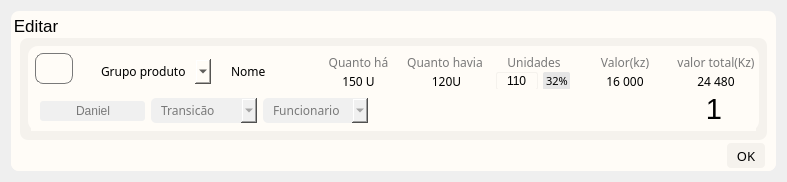
<?xml version="1.0" encoding="UTF-8"?>
<ui version="4.0">
 <class>Form</class>
 <widget class="QWidget" name="Form">
  <property name="geometry">
   <rect>
    <x>0</x>
    <y>0</y>
    <width>787</width>
    <height>179</height>
   </rect>
  </property>
  <property name="windowTitle">
   <string>Form</string>
  </property>
  <layout class="QVBoxLayout" name="verticalLayout">
   <item>
    <widget class="QFrame" name="frame">
     <property name="styleSheet">
      <string notr="true">background-color: rgb(255, 252, 247);
border:none;
border-radius: 8px;</string>
     </property>
     <property name="frameShape">
      <enum>QFrame::StyledPanel</enum>
     </property>
     <property name="frameShadow">
      <enum>QFrame::Raised</enum>
     </property>
     <layout class="QVBoxLayout" name="verticalLayout_2">
      <property name="spacing">
       <number>0</number>
      </property>
      <property name="leftMargin">
       <number>0</number>
      </property>
      <property name="topMargin">
       <number>3</number>
      </property>
      <property name="rightMargin">
       <number>0</number>
      </property>
      <property name="bottomMargin">
       <number>0</number>
      </property>
      <item>
       <widget class="QGroupBox" name="groupBox">
        <property name="minimumSize">
         <size>
          <width>0</width>
          <height>129</height>
         </size>
        </property>
        <property name="font">
         <font>
          <pointsize>13</pointsize>
         </font>
        </property>
        <property name="title">
         <string>Editar</string>
        </property>
        <layout class="QVBoxLayout" name="verticalLayout_3">
         <property name="spacing">
          <number>0</number>
         </property>
         <property name="topMargin">
          <number>24</number>
         </property>
         <property name="bottomMargin">
          <number>3</number>
         </property>
         <item>
          <widget class="QFrame" name="frame_edicao">
           <property name="styleSheet">
            <string notr="true">background-color: rgb(245, 242, 237);
border-radius:8px
</string>
           </property>
           <property name="frameShape">
            <enum>QFrame::StyledPanel</enum>
           </property>
           <property name="frameShadow">
            <enum>QFrame::Raised</enum>
           </property>
           <layout class="QVBoxLayout" name="verticalLayout_9">
            <property name="spacing">
             <number>0</number>
            </property>
            <property name="leftMargin">
             <number>8</number>
            </property>
            <property name="topMargin">
             <number>4</number>
            </property>
            <property name="rightMargin">
             <number>8</number>
            </property>
            <property name="bottomMargin">
             <number>4</number>
            </property>
            <item>
             <widget class="QFrame" name="frame_central">
              <property name="minimumSize">
               <size>
                <width>0</width>
                <height>85</height>
               </size>
              </property>
              <property name="maximumSize">
               <size>
                <width>16777215</width>
                <height>85</height>
               </size>
              </property>
              <property name="styleSheet">
               <string notr="true">QFrame{background-color: rgb(255, 252, 247);
border-radius:10px;}</string>
              </property>
              <property name="frameShape">
               <enum>QFrame::StyledPanel</enum>
              </property>
              <property name="frameShadow">
               <enum>QFrame::Raised</enum>
              </property>
              <layout class="QVBoxLayout" name="verticalLayout_86">
               <property name="spacing">
                <number>0</number>
               </property>
               <property name="leftMargin">
                <number>3</number>
               </property>
               <property name="topMargin">
                <number>3</number>
               </property>
               <property name="rightMargin">
                <number>3</number>
               </property>
               <property name="bottomMargin">
                <number>3</number>
               </property>
               <item>
                <widget class="QFrame" name="frame_top">
                 <property name="frameShape">
                  <enum>QFrame::StyledPanel</enum>
                 </property>
                 <property name="frameShadow">
                  <enum>QFrame::Raised</enum>
                 </property>
                 <layout class="QHBoxLayout" name="horizontalLayout_199">
                  <property name="spacing">
                   <number>0</number>
                  </property>
                  <property name="leftMargin">
                   <number>0</number>
                  </property>
                  <property name="topMargin">
                   <number>0</number>
                  </property>
                  <property name="rightMargin">
                   <number>0</number>
                  </property>
                  <property name="bottomMargin">
                   <number>0</number>
                  </property>
                  <item>
                   <widget class="QFrame" name="frame_information_produto">
                    <property name="frameShape">
                     <enum>QFrame::StyledPanel</enum>
                    </property>
                    <property name="frameShadow">
                     <enum>QFrame::Raised</enum>
                    </property>
                    <widget class="QPushButton" name="icon">
                     <property name="geometry">
                      <rect>
                       <x>4</x>
                       <y>4</y>
                       <width>38</width>
                       <height>31</height>
                      </rect>
                     </property>
                     <property name="styleSheet">
                      <string notr="true">QPushButton{border: 1px solid rgb(121, 121, 121);
background-color: rgb(255, 252, 247)}

QPushButton:pressed{border: 1px solid rgb(121, 121, 121);
background-color: rgb(255, 252, 247);
padding-left:2px}
</string>
                     </property>
                     <property name="text">
                      <string/>
                     </property>
                     <property name="icon">
                      <iconset>
                       <normaloff>../../../../../../img/logo 1.png</normaloff>../../../../../../img/logo 1.png</iconset>
                     </property>
                     <property name="iconSize">
                      <size>
                       <width>40</width>
                       <height>41</height>
                      </size>
                     </property>
                    </widget>
                    <widget class="QComboBox" name="produto_geral_2">
                     <property name="geometry">
                      <rect>
                       <x>60</x>
                       <y>10</y>
                       <width>120</width>
                       <height>25</height>
                      </rect>
                     </property>
                     <property name="minimumSize">
                      <size>
                       <width>0</width>
                       <height>25</height>
                      </size>
                     </property>
                     <property name="maximumSize">
                      <size>
                       <width>16777215</width>
                       <height>25</height>
                      </size>
                     </property>
                     <property name="font">
                      <font>
                       <family>Segoe UI Semibold</family>
                       <pointsize>9</pointsize>
                      </font>
                     </property>
                     <property name="styleSheet">
                      <string notr="true">QComboBox{
background-color:rgb(255, 252, 247);
border-radius:5px;
padding: 5px;
padding-left: 10px;
color: rgb(0, 0, 0)}
                        
QComboBox::drop-down {
image: url(:/icon/cil-arrow-top.png);
subcontrol-origin: padding;
subcontrol-position: top right;
width: 15px; 
border-left-width: 3px;
border-left-color: rgb(239, 236, 231);
border-left-style: solid;
border-top-right-radius: 3px;
border-bottom-right-radius: 3px;}

QComboBox QAbstractItemView {
color: rgb(0, 0, 0);	
background-color:rgb(255, 252, 247);
padding: 10px;
selection-background-color: rgb(195, 155, 255);
border:2px solid  rgb(239, 236, 231);
border-radius:5px;}</string>
                     </property>
                     <property name="placeholderText">
                      <string>Grupo produto</string>
                     </property>
                     <item>
                      <property name="text">
                       <string>SPRAY</string>
                      </property>
                     </item>
                     <item>
                      <property name="text">
                       <string>New Item</string>
                      </property>
                     </item>
                    </widget>
                    <widget class="QComboBox" name="produto_geral_3">
                     <property name="geometry">
                      <rect>
                       <x>190</x>
                       <y>10</y>
                       <width>120</width>
                       <height>25</height>
                      </rect>
                     </property>
                     <property name="minimumSize">
                      <size>
                       <width>0</width>
                       <height>23</height>
                      </size>
                     </property>
                     <property name="maximumSize">
                      <size>
                       <width>16777215</width>
                       <height>25</height>
                      </size>
                     </property>
                     <property name="font">
                      <font>
                       <family>Zilla Slab Medium</family>
                       <pointsize>9</pointsize>
                      </font>
                     </property>
                     <property name="styleSheet">
                      <string notr="true">QComboBox{
background-color:rgb(255, 252, 247);
border-radius:5px;
padding: 5px;
padding-left: 10px;
color: rgb(0, 0, 0)}
                        
QComboBox::drop-down {
image: url(:/icon/cil-arrow-top.png);
subcontrol-origin: padding;
subcontrol-position: top right;
width: 15px; 
border-left-width: 3px;
border-left-color: rgb(239, 236, 231);
border-left-style: solid;
border-top-right-radius: 3px;
border-bottom-right-radius: 3px;}

QComboBox QAbstractItemView {
color: rgb(0, 0, 0);	
background-color:rgb(255, 252, 247);
padding: 10px;
selection-background-color: rgb(195, 155, 255);
border:2px solid  rgb(239, 236, 231);
border-radius:5px;}</string>
                     </property>
                     <property name="placeholderText">
                      <string>Nome</string>
                     </property>
                     <item>
                      <property name="text">
                       <string>Spray MX</string>
                      </property>
                     </item>
                     <item>
                      <property name="text">
                       <string>New Item</string>
                      </property>
                     </item>
                    </widget>
                   </widget>
                  </item>
                  <item>
                   <widget class="QFrame" name="frame_information">
                    <property name="minimumSize">
                     <size>
                      <width>380</width>
                      <height>41</height>
                     </size>
                    </property>
                    <property name="frameShape">
                     <enum>QFrame::StyledPanel</enum>
                    </property>
                    <property name="frameShadow">
                     <enum>QFrame::Raised</enum>
                    </property>
                    <layout class="QHBoxLayout" name="horizontalLayout_200">
                     <property name="spacing">
                      <number>11</number>
                     </property>
                     <property name="leftMargin">
                      <number>0</number>
                     </property>
                     <property name="topMargin">
                      <number>0</number>
                     </property>
                     <property name="rightMargin">
                      <number>0</number>
                     </property>
                     <property name="bottomMargin">
                      <number>0</number>
                     </property>
                     <item>
                      <widget class="QFrame" name="frame_quantoHa">
                       <property name="minimumSize">
                        <size>
                         <width>75</width>
                         <height>0</height>
                        </size>
                       </property>
                       <property name="frameShape">
                        <enum>QFrame::StyledPanel</enum>
                       </property>
                       <property name="frameShadow">
                        <enum>QFrame::Raised</enum>
                       </property>
                       <layout class="QVBoxLayout" name="verticalLayout_4">
                        <property name="spacing">
                         <number>0</number>
                        </property>
                        <property name="leftMargin">
                         <number>0</number>
                        </property>
                        <property name="topMargin">
                         <number>4</number>
                        </property>
                        <property name="rightMargin">
                         <number>0</number>
                        </property>
                        <property name="bottomMargin">
                         <number>0</number>
                        </property>
                        <item>
                         <widget class="QLabel" name="lbl_quantoHa">
                          <property name="font">
                           <font>
                            <family>Segoe UI Semibold</family>
                           </font>
                          </property>
                          <property name="styleSheet">
                           <string notr="true">color: rgb(121, 121, 121)</string>
                          </property>
                          <property name="text">
                           <string>Quanto há</string>
                          </property>
                          <property name="alignment">
                           <set>Qt::AlignCenter</set>
                          </property>
                         </widget>
                        </item>
                        <item>
                         <widget class="QLabel" name="lbl_quantoHa_set">
                          <property name="font">
                           <font>
                            <family>Segoe UI Semibold</family>
                           </font>
                          </property>
                          <property name="text">
                           <string>150 U</string>
                          </property>
                          <property name="alignment">
                           <set>Qt::AlignCenter</set>
                          </property>
                         </widget>
                        </item>
                       </layout>
                      </widget>
                     </item>
                     <item>
                      <widget class="QFrame" name="frame_qiantoHavia">
                       <property name="minimumSize">
                        <size>
                         <width>60</width>
                         <height>0</height>
                        </size>
                       </property>
                       <property name="frameShape">
                        <enum>QFrame::StyledPanel</enum>
                       </property>
                       <property name="frameShadow">
                        <enum>QFrame::Raised</enum>
                       </property>
                       <layout class="QVBoxLayout" name="verticalLayout_5">
                        <property name="spacing">
                         <number>0</number>
                        </property>
                        <property name="leftMargin">
                         <number>0</number>
                        </property>
                        <property name="topMargin">
                         <number>4</number>
                        </property>
                        <property name="rightMargin">
                         <number>0</number>
                        </property>
                        <property name="bottomMargin">
                         <number>0</number>
                        </property>
                        <item>
                         <widget class="QLabel" name="lbl_quantoHavia">
                          <property name="font">
                           <font>
                            <family>Segoe UI Semibold</family>
                           </font>
                          </property>
                          <property name="styleSheet">
                           <string notr="true">color: rgb(121, 121, 121);

</string>
                          </property>
                          <property name="text">
                           <string>Quanto havia</string>
                          </property>
                          <property name="alignment">
                           <set>Qt::AlignCenter</set>
                          </property>
                         </widget>
                        </item>
                        <item>
                         <widget class="QLabel" name="lbl_quantohavia_set">
                          <property name="minimumSize">
                           <size>
                            <width>41</width>
                            <height>0</height>
                           </size>
                          </property>
                          <property name="font">
                           <font>
                            <family>Segoe UI Semibold</family>
                           </font>
                          </property>
                          <property name="text">
                           <string> 120U</string>
                          </property>
                          <property name="alignment">
                           <set>Qt::AlignCenter</set>
                          </property>
                         </widget>
                        </item>
                       </layout>
                      </widget>
                     </item>
                     <item>
                      <widget class="QFrame" name="frame_unidades">
                       <property name="minimumSize">
                        <size>
                         <width>80</width>
                         <height>0</height>
                        </size>
                       </property>
                       <property name="frameShape">
                        <enum>QFrame::StyledPanel</enum>
                       </property>
                       <property name="frameShadow">
                        <enum>QFrame::Raised</enum>
                       </property>
                       <layout class="QVBoxLayout" name="verticalLayout_6">
                        <property name="spacing">
                         <number>0</number>
                        </property>
                        <property name="leftMargin">
                         <number>0</number>
                        </property>
                        <property name="topMargin">
                         <number>4</number>
                        </property>
                        <property name="rightMargin">
                         <number>0</number>
                        </property>
                        <property name="bottomMargin">
                         <number>0</number>
                        </property>
                        <item>
                         <widget class="QLabel" name="uinidade">
                          <property name="font">
                           <font>
                            <family>Segoe UI Semibold</family>
                           </font>
                          </property>
                          <property name="styleSheet">
                           <string notr="true">color: rgb(121, 121, 121)</string>
                          </property>
                          <property name="text">
                           <string>Unidades</string>
                          </property>
                          <property name="alignment">
                           <set>Qt::AlignCenter</set>
                          </property>
                         </widget>
                        </item>
                        <item>
                         <layout class="QHBoxLayout" name="horizontalLayout_2">
                          <property name="spacing">
                           <number>0</number>
                          </property>
                          <item>
                           <widget class="QLineEdit" name="uinidade_set">
                            <property name="sizePolicy">
                             <sizepolicy hsizetype="Preferred" vsizetype="Preferred">
                              <horstretch>0</horstretch>
                              <verstretch>0</verstretch>
                             </sizepolicy>
                            </property>
                            <property name="maximumSize">
                             <size>
                              <width>42</width>
                              <height>16777215</height>
                             </size>
                            </property>
                            <property name="styleSheet">
                             <string notr="true">background-color: rgb(255, 252, 247);
border: 1px solid rgb(245, 242, 237);
border-radius: 2px</string>
                            </property>
                            <property name="text">
                             <string>110</string>
                            </property>
                            <property name="alignment">
                             <set>Qt::AlignCenter</set>
                            </property>
                           </widget>
                          </item>
                          <item>
                           <widget class="QLabel" name="uinidade_perce">
                            <property name="minimumSize">
                             <size>
                              <width>16</width>
                              <height>16</height>
                             </size>
                            </property>
                            <property name="maximumSize">
                             <size>
                              <width>30</width>
                              <height>16777215</height>
                             </size>
                            </property>
                            <property name="font">
                             <font>
                              <family>Segoe UI Semibold</family>
                              <pointsize>8</pointsize>
                             </font>
                            </property>
                            <property name="styleSheet">
                             <string notr="true">background-color: rgb(230, 230, 230);
color: rgb(0, 0, 0);
border-radius:2px;
margin-left:3px

</string>
                            </property>
                            <property name="text">
                             <string>32%</string>
                            </property>
                            <property name="wordWrap">
                             <bool>false</bool>
                            </property>
                            <property name="margin">
                             <number>0</number>
                            </property>
                           </widget>
                          </item>
                         </layout>
                        </item>
                       </layout>
                      </widget>
                     </item>
                     <item>
                      <widget class="QFrame" name="frame_valor">
                       <property name="minimumSize">
                        <size>
                         <width>80</width>
                         <height>0</height>
                        </size>
                       </property>
                       <property name="frameShape">
                        <enum>QFrame::StyledPanel</enum>
                       </property>
                       <property name="frameShadow">
                        <enum>QFrame::Raised</enum>
                       </property>
                       <layout class="QVBoxLayout" name="verticalLayout_7">
                        <property name="spacing">
                         <number>0</number>
                        </property>
                        <property name="leftMargin">
                         <number>0</number>
                        </property>
                        <property name="topMargin">
                         <number>4</number>
                        </property>
                        <property name="rightMargin">
                         <number>0</number>
                        </property>
                        <property name="bottomMargin">
                         <number>0</number>
                        </property>
                        <item>
                         <widget class="QLabel" name="lbl_valor">
                          <property name="font">
                           <font>
                            <family>Segoe UI Semibold</family>
                           </font>
                          </property>
                          <property name="styleSheet">
                           <string notr="true">color: rgb(121, 121, 121)</string>
                          </property>
                          <property name="text">
                           <string>Valor(kz)</string>
                          </property>
                          <property name="alignment">
                           <set>Qt::AlignCenter</set>
                          </property>
                         </widget>
                        </item>
                        <item>
                         <widget class="QLabel" name="lbl_valor_set">
                          <property name="font">
                           <font>
                            <family>Segoe UI Semibold</family>
                           </font>
                          </property>
                          <property name="text">
                           <string>16 000</string>
                          </property>
                          <property name="alignment">
                           <set>Qt::AlignCenter</set>
                          </property>
                         </widget>
                        </item>
                       </layout>
                      </widget>
                     </item>
                     <item>
                      <widget class="QFrame" name="frame_valorTotal">
                       <property name="minimumSize">
                        <size>
                         <width>80</width>
                         <height>0</height>
                        </size>
                       </property>
                       <property name="styleSheet">
                        <string notr="true"/>
                       </property>
                       <property name="frameShape">
                        <enum>QFrame::StyledPanel</enum>
                       </property>
                       <property name="frameShadow">
                        <enum>QFrame::Raised</enum>
                       </property>
                       <layout class="QVBoxLayout" name="verticalLayout_8">
                        <property name="spacing">
                         <number>0</number>
                        </property>
                        <property name="leftMargin">
                         <number>0</number>
                        </property>
                        <property name="topMargin">
                         <number>4</number>
                        </property>
                        <property name="rightMargin">
                         <number>0</number>
                        </property>
                        <property name="bottomMargin">
                         <number>0</number>
                        </property>
                        <item>
                         <widget class="QLabel" name="lbl_valorTotal">
                          <property name="font">
                           <font>
                            <family>Segoe UI Semibold</family>
                           </font>
                          </property>
                          <property name="styleSheet">
                           <string notr="true">color: rgb(121, 121, 121)</string>
                          </property>
                          <property name="text">
                           <string>valor total(Kz)</string>
                          </property>
                          <property name="alignment">
                           <set>Qt::AlignCenter</set>
                          </property>
                         </widget>
                        </item>
                        <item>
                         <widget class="QLabel" name="lbl_valorTotal_set">
                          <property name="font">
                           <font>
                            <family>Segoe UI Semibold</family>
                           </font>
                          </property>
                          <property name="text">
                           <string>24 480</string>
                          </property>
                          <property name="alignment">
                           <set>Qt::AlignCenter</set>
                          </property>
                         </widget>
                        </item>
                       </layout>
                      </widget>
                     </item>
                    </layout>
                   </widget>
                  </item>
                 </layout>
                </widget>
               </item>
               <item>
                <widget class="QFrame" name="frame_down">
                 <property name="minimumSize">
                  <size>
                   <width>0</width>
                   <height>52</height>
                  </size>
                 </property>
                 <property name="maximumSize">
                  <size>
                   <width>16777215</width>
                   <height>52</height>
                  </size>
                 </property>
                 <property name="frameShape">
                  <enum>QFrame::StyledPanel</enum>
                 </property>
                 <property name="frameShadow">
                  <enum>QFrame::Raised</enum>
                 </property>
                 <layout class="QHBoxLayout" name="horizontalLayout_201">
                  <property name="spacing">
                   <number>0</number>
                  </property>
                  <property name="leftMargin">
                   <number>0</number>
                  </property>
                  <property name="topMargin">
                   <number>0</number>
                  </property>
                  <property name="rightMargin">
                   <number>0</number>
                  </property>
                  <property name="bottomMargin">
                   <number>0</number>
                  </property>
                  <item>
                   <widget class="QFrame" name="frame_continer_down_36">
                    <property name="styleSheet">
                     <string notr="true">QPushButton{background-color:rgb(240, 240, 240);
border-radius:3px;
color: rgb(121, 121, 121);}</string>
                    </property>
                    <property name="frameShape">
                     <enum>QFrame::StyledPanel</enum>
                    </property>
                    <property name="frameShadow">
                     <enum>QFrame::Raised</enum>
                    </property>
                    <layout class="QHBoxLayout" name="horizontalLayout_202">
                     <property name="leftMargin">
                      <number>9</number>
                     </property>
                     <property name="topMargin">
                      <number>0</number>
                     </property>
                     <property name="rightMargin">
                      <number>8</number>
                     </property>
                     <property name="bottomMargin">
                      <number>8</number>
                     </property>
                     <item>
                      <widget class="QPushButton" name="user">
                       <property name="minimumSize">
                        <size>
                         <width>0</width>
                         <height>20</height>
                        </size>
                       </property>
                       <property name="styleSheet">
                        <string notr="true">padding-left:1px</string>
                       </property>
                       <property name="text">
                        <string>Daniel</string>
                       </property>
                       <property name="icon">
                        <iconset>
                         <normaloff>../../../../../../img/entregavel(1).png</normaloff>../../../../../../img/entregavel(1).png</iconset>
                       </property>
                      </widget>
                     </item>
                     <item>
                      <widget class="QComboBox" name="produto_geral_5">
                       <property name="minimumSize">
                        <size>
                         <width>0</width>
                         <height>23</height>
                        </size>
                       </property>
                       <property name="maximumSize">
                        <size>
                         <width>16777215</width>
                         <height>25</height>
                        </size>
                       </property>
                       <property name="font">
                        <font>
                         <family>Segoe UI Semibold</family>
                         <pointsize>9</pointsize>
                        </font>
                       </property>
                       <property name="styleSheet">
                        <string notr="true">QComboBox{
background-color:rgb(240, 240, 240);
border-radius:5px;
padding: 5px;
padding-left: 10px;
color: rgb(121, 121, 121)}
                        
QComboBox::drop-down {
image: url(:/icon/cil-arrow-top.png);
subcontrol-origin: padding;
subcontrol-position: top right;
width: 15px; 
border-left-width: 3px;
border-left-color: rgb(239, 236, 231);
border-left-style: solid;
border-top-right-radius: 3px;
border-bottom-right-radius: 3px;}

QComboBox QAbstractItemView {
color: rgb(121, 121, 121);	
background-color:rgb(240, 240, 240);
padding: 10px;
selection-background-color: rgb(195, 155, 255);
border:2px solid  rgb(239, 236, 231);
border-radius:5px;}</string>
                       </property>
                       <property name="placeholderText">
                        <string>Transicão</string>
                       </property>
                       <item>
                        <property name="text">
                         <string>Entrada</string>
                        </property>
                       </item>
                       <item>
                        <property name="text">
                         <string>Saida</string>
                        </property>
                       </item>
                      </widget>
                     </item>
                     <item>
                      <widget class="QComboBox" name="produto_geral_4">
                       <property name="minimumSize">
                        <size>
                         <width>0</width>
                         <height>23</height>
                        </size>
                       </property>
                       <property name="maximumSize">
                        <size>
                         <width>16777215</width>
                         <height>25</height>
                        </size>
                       </property>
                       <property name="font">
                        <font>
                         <family>Segoe UI Semibold</family>
                         <pointsize>9</pointsize>
                        </font>
                       </property>
                       <property name="styleSheet">
                        <string notr="true">QComboBox{
background-color:rgb(240, 240, 240);
border-radius:5px;
padding: 5px;
padding-left: 10px;
color: rgb(121, 121, 121)}
                        
QComboBox::drop-down {
image: url(:/icon/cil-arrow-top.png);
subcontrol-origin: padding;
subcontrol-position: top right;
width: 15px; 
border-left-width: 3px;
border-left-color: rgb(239, 236, 231);
border-left-style: solid;
border-top-right-radius: 3px;
border-bottom-right-radius: 3px;}

QComboBox QAbstractItemView {
color: rgb(121, 121, 121);	
background-color:rgb(240, 240, 240);
padding: 10px;
selection-background-color: rgb(195, 155, 255);
border:2px solid  rgb(239, 236, 231);
border-radius:5px;}</string>
                       </property>
                       <property name="placeholderText">
                        <string>Funcionario</string>
                       </property>
                       <item>
                        <property name="text">
                         <string>Ema</string>
                        </property>
                       </item>
                       <item>
                        <property name="text">
                         <string>Janet</string>
                        </property>
                       </item>
                      </widget>
                     </item>
                    </layout>
                   </widget>
                  </item>
                  <item>
                   <widget class="QFrame" name="frame_269">
                    <property name="minimumSize">
                     <size>
                      <width>380</width>
                      <height>41</height>
                     </size>
                    </property>
                    <property name="frameShape">
                     <enum>QFrame::StyledPanel</enum>
                    </property>
                    <property name="frameShadow">
                     <enum>QFrame::Raised</enum>
                    </property>
                    <layout class="QHBoxLayout" name="horizontalLayout_203">
                     <property name="spacing">
                      <number>0</number>
                     </property>
                     <property name="leftMargin">
                      <number>0</number>
                     </property>
                     <property name="topMargin">
                      <number>0</number>
                     </property>
                     <property name="rightMargin">
                      <number>0</number>
                     </property>
                     <property name="bottomMargin">
                      <number>0</number>
                     </property>
                     <item>
                      <widget class="QFrame" name="frame_270">
                       <property name="minimumSize">
                        <size>
                         <width>75</width>
                         <height>0</height>
                        </size>
                       </property>
                       <property name="frameShape">
                        <enum>QFrame::StyledPanel</enum>
                       </property>
                       <property name="frameShadow">
                        <enum>QFrame::Raised</enum>
                       </property>
                      </widget>
                     </item>
                     <item>
                      <widget class="QFrame" name="frame_271">
                       <property name="minimumSize">
                        <size>
                         <width>80</width>
                         <height>0</height>
                        </size>
                       </property>
                       <property name="frameShape">
                        <enum>QFrame::StyledPanel</enum>
                       </property>
                       <property name="frameShadow">
                        <enum>QFrame::Raised</enum>
                       </property>
                      </widget>
                     </item>
                     <item>
                      <widget class="QFrame" name="frame_272">
                       <property name="minimumSize">
                        <size>
                         <width>60</width>
                         <height>0</height>
                        </size>
                       </property>
                       <property name="frameShape">
                        <enum>QFrame::StyledPanel</enum>
                       </property>
                       <property name="frameShadow">
                        <enum>QFrame::Raised</enum>
                       </property>
                      </widget>
                     </item>
                     <item>
                      <widget class="QFrame" name="frame_273">
                       <property name="minimumSize">
                        <size>
                         <width>80</width>
                         <height>0</height>
                        </size>
                       </property>
                       <property name="frameShape">
                        <enum>QFrame::StyledPanel</enum>
                       </property>
                       <property name="frameShadow">
                        <enum>QFrame::Raised</enum>
                       </property>
                      </widget>
                     </item>
                     <item>
                      <widget class="QFrame" name="frame_id">
                       <property name="minimumSize">
                        <size>
                         <width>80</width>
                         <height>0</height>
                        </size>
                       </property>
                       <property name="frameShape">
                        <enum>QFrame::StyledPanel</enum>
                       </property>
                       <property name="frameShadow">
                        <enum>QFrame::Raised</enum>
                       </property>
                       <widget class="QLabel" name="lbl_id">
                        <property name="geometry">
                         <rect>
                          <x>30</x>
                          <y>0</y>
                          <width>16</width>
                          <height>39</height>
                         </rect>
                        </property>
                        <property name="font">
                         <font>
                          <family>Segoe UI</family>
                          <pointsize>22</pointsize>
                         </font>
                        </property>
                        <property name="styleSheet">
                         <string notr="true"/>
                        </property>
                        <property name="text">
                         <string>1</string>
                        </property>
                        <property name="alignment">
                         <set>Qt::AlignCenter</set>
                        </property>
                        <property name="indent">
                         <number>-1</number>
                        </property>
                       </widget>
                      </widget>
                     </item>
                    </layout>
                   </widget>
                  </item>
                 </layout>
                </widget>
               </item>
              </layout>
             </widget>
            </item>
           </layout>
          </widget>
         </item>
        </layout>
       </widget>
      </item>
      <item>
       <widget class="QFrame" name="frame_footr">
        <property name="maximumSize">
         <size>
          <width>16777215</width>
          <height>29</height>
         </size>
        </property>
        <property name="frameShape">
         <enum>QFrame::StyledPanel</enum>
        </property>
        <property name="frameShadow">
         <enum>QFrame::Raised</enum>
        </property>
        <layout class="QHBoxLayout" name="horizontalLayout">
         <property name="spacing">
          <number>0</number>
         </property>
         <property name="leftMargin">
          <number>0</number>
         </property>
         <property name="topMargin">
          <number>0</number>
         </property>
         <property name="rightMargin">
          <number>11</number>
         </property>
         <property name="bottomMargin">
          <number>3</number>
         </property>
         <item>
          <spacer name="horizontalSpacer">
           <property name="orientation">
            <enum>Qt::Horizontal</enum>
           </property>
           <property name="sizeHint" stdset="0">
            <size>
             <width>40</width>
             <height>20</height>
            </size>
           </property>
          </spacer>
         </item>
         <item>
          <widget class="QPushButton" name="btn_outros">
           <property name="minimumSize">
            <size>
             <width>38</width>
             <height>25</height>
            </size>
           </property>
           <property name="maximumSize">
            <size>
             <width>25</width>
             <height>25</height>
            </size>
           </property>
           <property name="sizeIncrement">
            <size>
             <width>0</width>
             <height>0</height>
            </size>
           </property>
           <property name="font">
            <font>
             <family>Segoe UI Semibold</family>
             <pointsize>10</pointsize>
             <bold>false</bold>
            </font>
           </property>
           <property name="styleSheet">
            <string notr="true">QPushButton{
background-color: rgb(245, 242, 237);
border-radius:4px;
color: rgb(0, 0, 0);
}
QPushButton:hover{
background-color: rgb(238, 235, 231);
padding-left:3px;
color: rgb(0, 0, 0);
}
QPushButton:pressed{
background-color: rgb(245, 242, 237);
padding-left:3px;
color: rgb(0, 0, 0);
}

</string>
           </property>
           <property name="text">
            <string>OK</string>
           </property>
           <property name="iconSize">
            <size>
             <width>19</width>
             <height>16</height>
            </size>
           </property>
          </widget>
         </item>
        </layout>
       </widget>
      </item>
     </layout>
    </widget>
   </item>
  </layout>
 </widget>
 <resources/>
 <connections/>
</ui>
